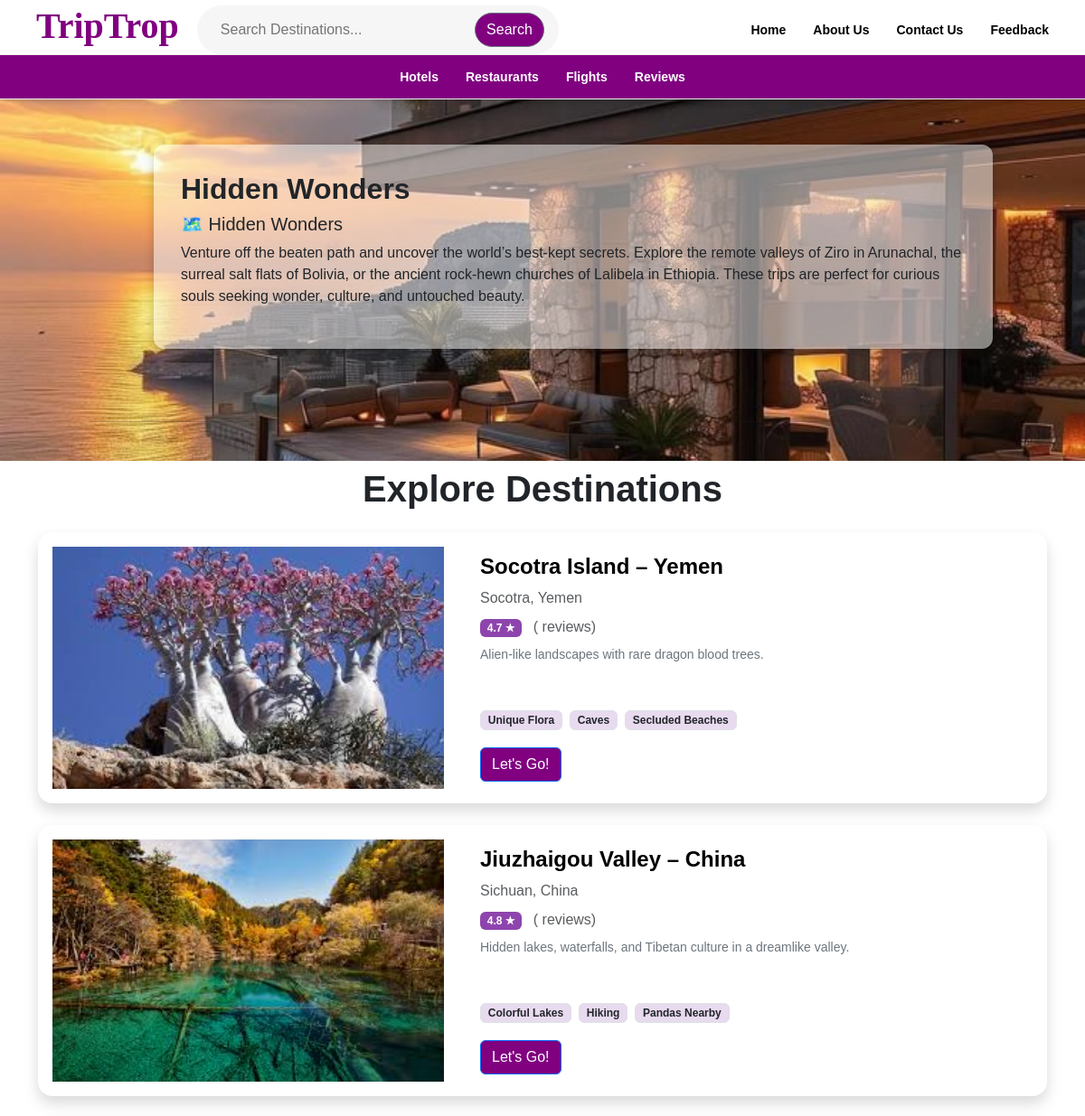
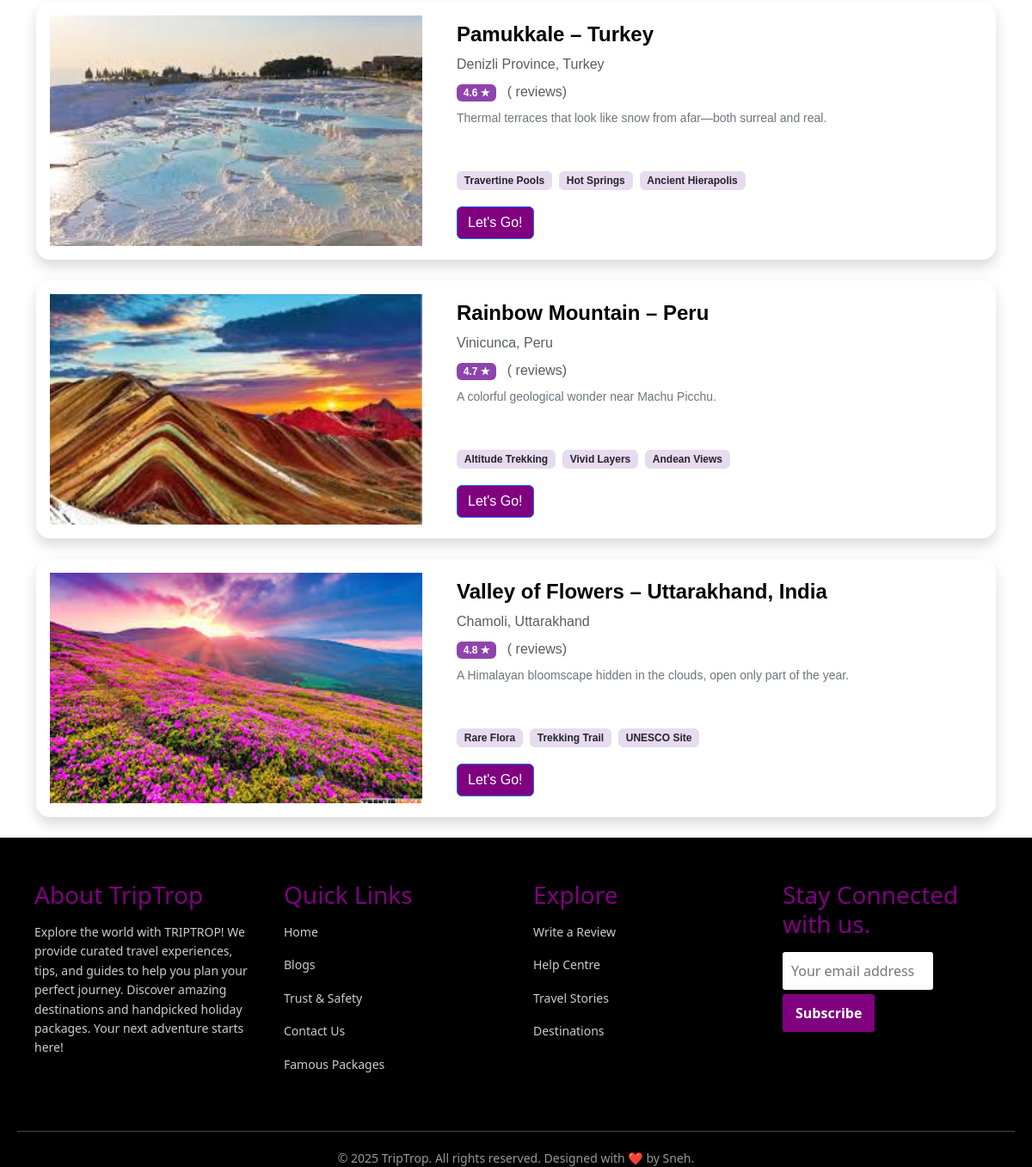
The app's page /h/ with its own data (2 pictures, top to bottom).
### myapp/models.py (models this page shows)
class Destination(models.Model):
    id = models.AutoField(primary_key=True)
    name = models.CharField(max_length=100)
    place = models.CharField(max_length=100, default="")
    rating = models.CharField(max_length=50)
    views = models.CharField(max_length=50)
    description = models.TextField()
    wow = models.TextField()
    woww = models.TextField()
    wowww = models.TextField()
    location = models.CharField(max_length=100)
    image = models.ImageField(upload_to='destinations/', blank=True, null=True)
    para = models.TextField(null=True)
    category = models.ForeignKey(Category, on_delete=models.SET_NULL, null=True)
    sub_category = models.ForeignKey(SubCategory, on_delete=models.SET_NULL, null=True)
    price = models.CharField(max_length=50, default='')
    def __str__(self):
        return self.name

### myapp/views.py (the view)
# urls.py: path('h/', views.h, name="h"),
def h(request):
    h_categories = SubCategory.objects.filter(name__iexact='Hidden Wonders')
    print("Luxury Categories:", h_categories)
    destinations = Destination.objects.filter(sub_category__in=h_categories)
    print("Destinations:", destinations)
    return render(request, 'shop/h.html', {
        'destinations': destinations,
        'sub_category': h_categories,
    })

### myapp/models.py (called while the page is built)
    def __str__(self):
        return self.name

### myapp/templates/shop/h.html (shortened to what this page needs)
{% extends 'shop/basic.html' %}
{% load static %}
{% block body %}
  <div class="hero-container">
  <div class="blur-background"></div>
  <div class="overlay-content">
    <div class="text-box">
      <h2><b>Hidden Wonders</b></h2>
      <h5>🗺️ Hidden Wonders</h5>
      <p>Venture off the beaten path and uncover the world’s best-kept secrets. Explore the remote valleys of Ziro in Arunachal, the surreal salt flats of Bolivia, or the ancient rock-hewn churches of Lalibela in Ethiopia. These trips are perfect for curious souls seeking wonder, culture, and untouched beauty.</p>
    </div>
  </div>
  <div> <hr style="margin: 50px 100px 50px 100px;"></div>
      <h1 style="text-align:center;"><b> Explore Destinations</b></h1>
{% for dest in destinations %}
<div class="container my-4">
  <div class="card shadow rounded-4 overflow-hidden border-0">
    <div class="row g-0">
      <div class="col-md-5 d-flex align-items-center">
        {% if dest.image %}
  <img src="{{ dest.image.url }}" class="img-fluid rounded-4 p-3" alt="Hotel Image" style="object-fit: cover; width: 100%; height: 300px;">
{% else %}
  <img src="{% static 'default.jpg' %}" class="img-fluid rounded-4 p-3" alt="Default Image" style="object-fit: cover; width: 100%; height: 300px;">
{% endif %}
      </div>
      <div class="col-md-7 p-4 d-flex flex-column justify-content-between">
        <div>
          <h4 class="fw-bold">{{ dest.place }}</h4>
          <p class="text-muted mb-2"> {{ dest.location }}</p>
          <div class="mb-2">
            <span class="badge" style="background-color: #8e44ad;">{{ dest.rating }} ★</span>
            <span class="ms-2 text-muted">({{ dest.reviews }} reviews)</span>
          </div>
          <p class="small text-secondary">{{ dest.description }}</p>
        </div>
        <div class="d-flex flex-wrap gap-2 mt-3">
          {% if dest.wow %}
          <span class="badge text-dark border" style="background-color:#e8daef;"> {{ dest.wow }}</span>
          {% endif %}
          {% if dest.woww %}
          <span class="badge text-dark border" style="background-color:#e8daef;"> {{ dest.woww }}</span>
          {% endif %}
          {% if dest.wowww %}
          <span class="badge text-dark border" style="background-color:#e8daef;"> {{ dest.wowww }}</span>
          {% endif %}
        </div>
<div>
          <a href="/booking/{{ dest.id }}" class="btn btn-primary" style="background-color:#800080; ">Let's Go!</a>
          </div>
      </div>
    </div>
  </div>
</div>
{% empty %}
  <p class="text-center text-muted">No destinations available at the moment.</p>
{% endfor %}
</div>
{% endblock %}

### records on screen
Destination: image (picture), place "Socotra Island – Yemen", location "Socotra, Yemen", rating "4.7", description "Alien-like landscapes with rare dragon blood trees.", wow "Unique Flora", woww "Caves", wowww "Secluded Beaches"
Destination: image (picture), place "Jiuzhaigou Valley – China", location "Sichuan, China", rating "4.8", description "Hidden lakes, waterfalls, and Tibetan culture in a dreamlike valley.", wow "Colorful Lakes", woww "Hiking", wowww "Pandas Nearby"
Destination: image (picture), place "Pamukkale – Turkey", location "Denizli Province, Turkey", rating "4.6", description "Thermal terraces that look like snow from afar—both surreal and real.", wow "Travertine Pools", woww "Hot Springs", wowww "Ancient Hierapolis"
Destination: image (picture), place "Rainbow Mountain – Peru", location "Vinicunca, Peru", rating "4.7", description "A colorful geological wonder near Machu Picchu.", wow "Altitude Trekking", woww "Vivid Layers", wowww "Andean Views"
Destination: image (picture), place "Valley of Flowers – Uttarakhand, India", location "Chamoli, Uttarakhand", rating "4.8", description "A Himalayan bloomscape hidden in the clouds, open only part of the year.", wow "Rare Flora", woww "Trekking Trail", wowww "UNESCO Site"
